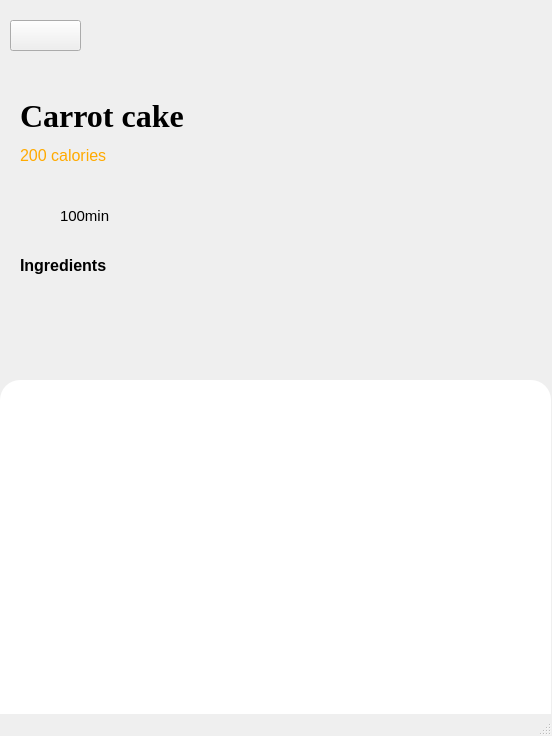
<?xml version="1.0" encoding="UTF-8"?>
<ui version="4.0">
 <class>MainWindow</class>
 <widget class="QMainWindow" name="MainWindow">
  <property name="geometry">
   <rect>
    <x>0</x>
    <y>0</y>
    <width>552</width>
    <height>736</height>
   </rect>
  </property>
  <property name="windowTitle">
   <string>MainWindow</string>
  </property>
  <widget class="QWidget" name="centralwidget">
   <widget class="QLabel" name="Name_main">
    <property name="geometry">
     <rect>
      <x>20</x>
      <y>90</y>
      <width>431</width>
      <height>51</height>
     </rect>
    </property>
    <property name="font">
     <font>
      <family>Times New Roman</family>
      <pointsize>24</pointsize>
      <bold>true</bold>
     </font>
    </property>
    <property name="text">
     <string>Carrot cake</string>
    </property>
   </widget>
   <widget class="QLabel" name="Calories">
    <property name="geometry">
     <rect>
      <x>20</x>
      <y>140</y>
      <width>331</width>
      <height>31</height>
     </rect>
    </property>
    <property name="palette">
     <palette>
      <active>
       <colorrole role="WindowText">
        <brush brushstyle="SolidPattern">
         <color alpha="255">
          <red>255</red>
          <green>170</green>
          <blue>0</blue>
         </color>
        </brush>
       </colorrole>
      </active>
      <inactive>
       <colorrole role="WindowText">
        <brush brushstyle="SolidPattern">
         <color alpha="255">
          <red>255</red>
          <green>170</green>
          <blue>0</blue>
         </color>
        </brush>
       </colorrole>
      </inactive>
      <disabled/>
     </palette>
    </property>
    <property name="font">
     <font>
      <pointsize>12</pointsize>
     </font>
    </property>
    <property name="text">
     <string>200 calories</string>
    </property>
   </widget>
   <widget class="QPushButton" name="Homebutton_main">
    <property name="geometry">
     <rect>
      <x>10</x>
      <y>20</y>
      <width>71</width>
      <height>31</height>
     </rect>
    </property>
    <property name="text">
     <string/>
    </property>
    <property name="icon">
     <iconset>
      <normaloff>../img/house-chimney-solid.svg</normaloff>../img/house-chimney-solid.svg</iconset>
    </property>
   </widget>
   <widget class="QLabel" name="label_3">
    <property name="geometry">
     <rect>
      <x>20</x>
      <y>200</y>
      <width>31</width>
      <height>31</height>
     </rect>
    </property>
    <property name="text">
     <string/>
    </property>
    <property name="pixmap">
     <pixmap>../img/clock-regular.svg</pixmap>
    </property>
    <property name="scaledContents">
     <bool>true</bool>
    </property>
   </widget>
   <widget class="QLabel" name="Time_main">
    <property name="geometry">
     <rect>
      <x>60</x>
      <y>200</y>
      <width>161</width>
      <height>31</height>
     </rect>
    </property>
    <property name="font">
     <font>
      <pointsize>11</pointsize>
     </font>
    </property>
    <property name="text">
     <string>100min</string>
    </property>
   </widget>
   <widget class="QLabel" name="label">
    <property name="geometry">
     <rect>
      <x>20</x>
      <y>250</y>
      <width>181</width>
      <height>31</height>
     </rect>
    </property>
    <property name="font">
     <font>
      <pointsize>12</pointsize>
      <bold>true</bold>
     </font>
    </property>
    <property name="text">
     <string>Ingredients</string>
    </property>
   </widget>
   <widget class="QLabel" name="Ingredients">
    <property name="geometry">
     <rect>
      <x>30</x>
      <y>290</y>
      <width>91</width>
      <height>71</height>
     </rect>
    </property>
    <property name="text">
     <string/>
    </property>
    <property name="pixmap">
     <pixmap>../img/images (1).jpeg</pixmap>
    </property>
    <property name="scaledContents">
     <bool>true</bool>
    </property>
   </widget>
   <widget class="QLabel" name="label_6">
    <property name="geometry">
     <rect>
      <x>0</x>
      <y>380</y>
      <width>551</width>
      <height>421</height>
     </rect>
    </property>
    <property name="styleSheet">
     <string notr="true">border-radius: 20px;
background: rgb(255, 255, 255)</string>
    </property>
    <property name="text">
     <string/>
    </property>
   </widget>
   <widget class="QLabel" name="Ingredients_2">
    <property name="geometry">
     <rect>
      <x>160</x>
      <y>290</y>
      <width>91</width>
      <height>71</height>
     </rect>
    </property>
    <property name="text">
     <string/>
    </property>
    <property name="pixmap">
     <pixmap>../img/images.jpeg</pixmap>
    </property>
    <property name="scaledContents">
     <bool>true</bool>
    </property>
   </widget>
   <widget class="QLabel" name="Ingredients_3">
    <property name="geometry">
     <rect>
      <x>290</x>
      <y>290</y>
      <width>91</width>
      <height>71</height>
     </rect>
    </property>
    <property name="text">
     <string/>
    </property>
    <property name="pixmap">
     <pixmap>../img/images (2).jpeg</pixmap>
    </property>
    <property name="scaledContents">
     <bool>true</bool>
    </property>
   </widget>
   <widget class="QLabel" name="Ingredients_4">
    <property name="geometry">
     <rect>
      <x>420</x>
      <y>290</y>
      <width>91</width>
      <height>71</height>
     </rect>
    </property>
    <property name="text">
     <string/>
    </property>
    <property name="pixmap">
     <pixmap>../img/eggs-e1648216350119-500x500.jpeg</pixmap>
    </property>
    <property name="scaledContents">
     <bool>true</bool>
    </property>
   </widget>
   <widget class="QLabel" name="Main_image">
    <property name="geometry">
     <rect>
      <x>0</x>
      <y>0</y>
      <width>561</width>
      <height>391</height>
     </rect>
    </property>
    <property name="text">
     <string/>
    </property>
    <property name="pixmap">
     <pixmap>../img/Carrot-Cake-Recipe-Video.jpg</pixmap>
    </property>
    <property name="scaledContents">
     <bool>true</bool>
    </property>
   </widget>
   <widget class="QLabel" name="Ingredients_5">
    <property name="geometry">
     <rect>
      <x>500</x>
      <y>100</y>
      <width>31</width>
      <height>31</height>
     </rect>
    </property>
    <property name="text">
     <string/>
    </property>
    <property name="pixmap">
     <pixmap>../img/heart-regular.svg</pixmap>
    </property>
    <property name="scaledContents">
     <bool>true</bool>
    </property>
   </widget>
   <zorder>Main_image</zorder>
   <zorder>Name_main</zorder>
   <zorder>Calories</zorder>
   <zorder>Homebutton_main</zorder>
   <zorder>label_3</zorder>
   <zorder>Time_main</zorder>
   <zorder>label</zorder>
   <zorder>Ingredients</zorder>
   <zorder>label_6</zorder>
   <zorder>Ingredients_2</zorder>
   <zorder>Ingredients_3</zorder>
   <zorder>Ingredients_4</zorder>
   <zorder>Ingredients_5</zorder>
  </widget>
  <widget class="QMenuBar" name="menubar">
   <property name="geometry">
    <rect>
     <x>0</x>
     <y>0</y>
     <width>552</width>
     <height>26</height>
    </rect>
   </property>
  </widget>
  <widget class="QStatusBar" name="statusbar"/>
 </widget>
 <resources/>
 <connections/>
</ui>
